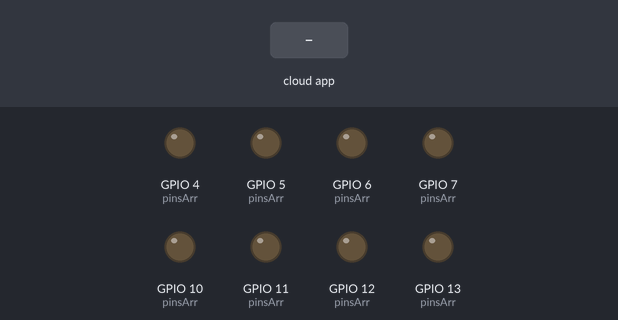
The sketch below on a simulated ESP8266 (NodeMCU). Parts: output pins drawn as LEDs (lit = HIGH). The test bench sets the inputs (shaded band). WiFi joins after 1.5 s; servers stay silent unless stated; the Firebase database answers and starts empty.

Above: at 3.5 s.
3.6 s: the phone or cloud app sets PACE_ to ON
At 5.7 s:
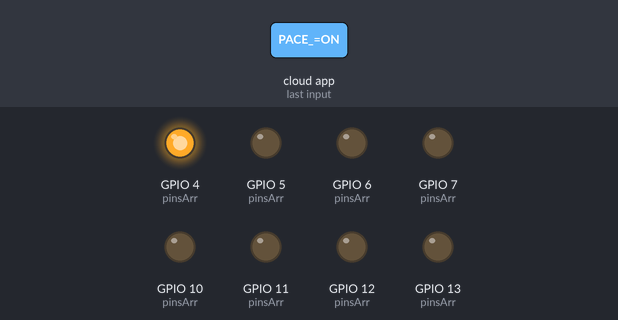
6.7 s: the phone or cloud app sets ACE_ to ON
At 9.5 s:
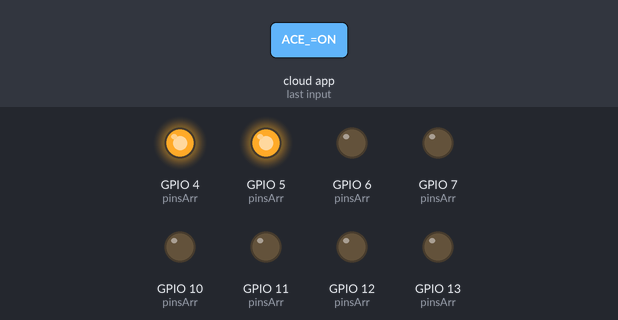
Timing chart, 0 to 11.0 s (numbered marks = the images above; inputs shaded):
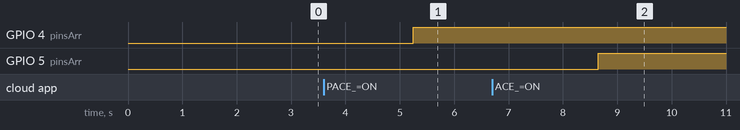

The sketch:

mainFirebaseDisplay.ino
```cpp
//LIBRARIES===================================================================================
#include <ESP8266WiFi.h>
#include <FirebaseArduino.h>


//FIREBASE====================================================================================
#define FIREBASE_HOST "apsparkingboardtest-default-rtdb.firebaseio.com"              // the project name address from firebase id
#define FIREBASE_AUTH "xg6KvcccYzCzYCS2TPhRbisbzKzh14iOcumbSGin"       // the secret key generated from firebase
#define WIFI_SSID "APS1057"
#define WIFI_PASSWORD "!APS1057!"

String fireStatus = "";  // led status received from firebase

//connects board to firebase (do not touch!)
void connectBoard(){
  WiFi.begin(WIFI_SSID, WIFI_PASSWORD);
  Serial.print("Connecting to ");
  Serial.print(WIFI_SSID);
  while (WiFi.status() != WL_CONNECTED)
  {
    Serial.print(".");
    delay(500);
  }
  Serial.println();
  Serial.print("Connected to ");
  Serial.println(WIFI_SSID);
  Firebase.begin(FIREBASE_HOST, FIREBASE_AUTH);
}

//arrays===============================================================
//array for pins of LEDs
int pinsArr[2][4] = {
  {4, 5, 6, 7},
  {10, 11, 12, 13}
};

//array for status of LEDs
bool configArr[2][4] = {
  {true, true, true, true},
  {true, true, true, true}
};

//array for status of LEDs on flutter
String firebaseArr[2][4] = {
  {Firebase.getString("SPACE_1"), Firebase.getString("SPACE_2"), Firebase.getString("SPACE_3"), Firebase.getString("SPACE_4")},
  {Firebase.getString("SPACE_5"), Firebase.getString("SPACE_6"), Firebase.getString("SPACE_7"), Firebase.getString("SPACE_8")}
};


//BOARD INIT===================================================================================
//basic helper method for setting LED to on or off
void togPin(int pinNum, bool on){
  if(on){
    digitalWrite(pinNum, HIGH);
  } else {
    digitalWrite(pinNum, LOW);
  }
}

//sets all pins to either off or on irl----------------------------------
void setAllPins(bool on){
  int i = 1;

  for(int r = 0; r<2; r++){
    for(int c = 0; c<4; c++){
      //sets physical pin to off
      togPin(pinsArr[r][c], on);

      //sets led off in firebase
      String f = "SPACE_" + i;
      if(on){
        Firebase.setString(f, "ON");
      } else {
        Firebase.setString(f, "OFF");
      }
      i++;
    }
  }
}

//updates irl lot based off config--------------------------------------
//takes the infomration form config array and assings to LEDs
void updateLot(){
  for(int r = 0; r<2; r++){
    for(int c = 0; c<4; c++){
      togPin(pinsArr[r][c], configArr[r][c]);
    }
  }
}

//takes the information from firebase and assigns it to config array
void updateConfigFromFirebase(){
  int i = 1;
  for(int r = 0; r<2; r++){
    for(int c = 0; c<4; c++){
      String f = "SPACE_" + i;

      if(Firebase.getString(f) == "ON"){
        configArr[r][c] = true;
      } else {
        configArr[r][c] = false;
      }

      i++;
    }
  }
}


void setup()
{
  Serial.begin(9600);
  delay(1000);

  pinMode(13, OUTPUT);
  pinMode(12, OUTPUT);
  pinMode(11, OUTPUT);
  pinMode(10, OUTPUT);
  pinMode(7, OUTPUT);
  pinMode(6, OUTPUT);
  pinMode(5, OUTPUT);
  pinMode(4, OUTPUT);

  Firebase.setString("LED_STATUS", "OFF");                       //send initial string of led status
}

void loop()
{

//CODE COPIED FOR REFERENCES! delte at on risk
//  fireStatus = Firebase.getString("SPACE_1");                                      // get ld status input from firebase
//  if (fireStatus == "ON")
//  {                                                          // compare the input of led status received from firebase
//    Serial.println("Led Turned ON");
//    digitalWrite(led, HIGH);                                                         // make external led ON
//  }
//  else if (fireStatus == "OFF")
//  {                                                  // compare the input of led status received from firebase
//    Serial.println("Led Turned OFF");
//    digitalWrite(led, LOW);                                                         // make external led OFF
//  }
//  else
//  {
//    Serial.println("Command Error! Please send ON/OFF");
//  }


  //MAIN CODE===========================================================
  //gets values from firebase and sets to config array
  updateConfigFromFirebase();

  //takes the values from the config array and sends it to the pin LEDs.
  updateLot();

  delay(500);
}
```

Measured:
- after the input at 3.6 s, GPIO 4 (pinsArr): LOW → HIGH after 1.7 s
- after the input at 6.7 s, GPIO 5 (pinsArr): LOW → HIGH after 2.0 s
